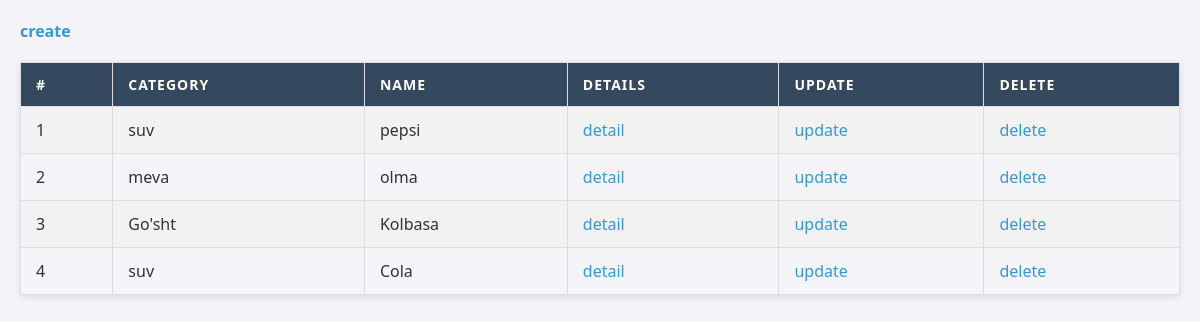
The app's page /main/back-office/product/list/, older data.
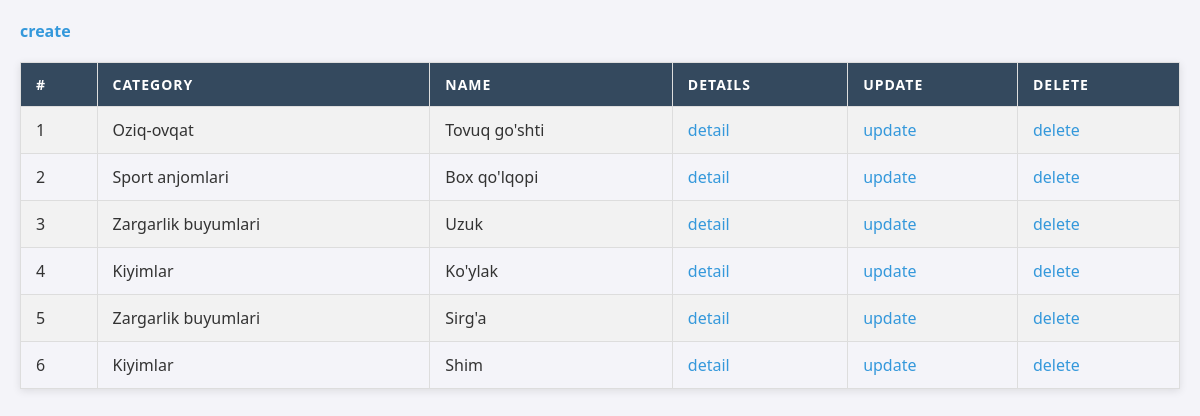
The same page, newer data.
### Goods/models.py (models this page shows, shortened)
class Product(models.Model):
    name = models.CharField(max_length=255)
    quantity = models.PositiveIntegerField(default=1)
    price = models.DecimalField(max_digits=8, decimal_places=2)
    category = models.ForeignKey(Category, on_delete=models.CASCADE, related_name='products')
    description = models.TextField()

class Category(models.Model):
    name = models.CharField(max_length=255)
    title = models.TextField()
    img = models.ImageField(upload_to='category_img')

### Goods/back-office/product/views.py (the view)
# urls.py: path('list/', views.listProduct, name='listProduct'),
def listProduct(request):
    queryset = models.Product.objects.all()
    context = {}
    context['queryset'] = queryset
    return render(request, 'back-office/product/list.html',context)

### templates/back-office/product/list.html (shortened to what this page needs)
<!DOCTYPE html>
{% load static %}
<html lang="en">
<head>
    <link rel="stylesheet" href="{% static 'assets/css/productList.css' %}">
</head>
<body>
    <a href="{% url 'createProduct' %}">create</a>
    <table>
        <tr>
            <th>#</th>
            <th>category</th>
            <th>name</th>
            <th>Details</th>
            <th>Update</th>
            <th>Delete</th>
        </tr>
        {% for product in queryset %}
        <tr>
            <td>{{forloop.counter}}</td>
            <td>{{product.category.name}}</td>
            <td>{{product.name}}</td>
            <td><a href="{% url 'detailProduct' product.id %}">detail</a></td>
            <td><a href="{% url 'updateProduct' product.id %}">update</a></td>
            <td><a href="{% url 'deleteProduct' product.id %}">delete</a></td>
        </tr>
        {% endfor %}
    </table>
</body>
</html>

### static/assets/css/productList.css (style rules this page uses)
body { font-family: 'Segoe UI', Tahoma, Geneva, Verdana, sans-serif; margin: 20px; background-color: #f4f4f9; color: #333; }
a { color: #3498db; text-decoration: none; font-weight: bold; transition: color 0.3s ease; }
table { width: 100%; border-collapse: collapse; margin-top: 20px; box-shadow: 0 2px 8px rgba(0, 0, 0, 0.1); }
th, td { border: 1px solid #ddd; padding: 12px 15px; text-align: left; transition: background-color 0.3s ease; }
th { background-color: #34495e; color: #fff; text-transform: uppercase; font-size: 14px; letter-spacing: 1px; }
tr:nth-child(even) { background-color: #f2f2f2; }
td a { color: #3498db; text-decoration: none; font-weight: normal; }

Row changes from the older to the newer data that the page shows:
removed Product: category.name "suv", name "pepsi"
removed Product: category.name "meva", name "olma"
removed Product: category.name "Go'sht", name "Kolbasa"
removed Product: category.name "suv", name "Cola"
added Product: category.name "Oziq-ovqat", name "Tovuq go'shti"
added Product: category.name "Sport anjomlari", name "Box qo'lqopi"
added Product: category.name "Zargarlik buyumlari", name "Uzuk"
added Product: category.name "Kiyimlar", name "Ko'ylak"
added Product: category.name "Zargarlik buyumlari", name "Sirg'a"
added Product: category.name "Kiyimlar", name "Shim"
